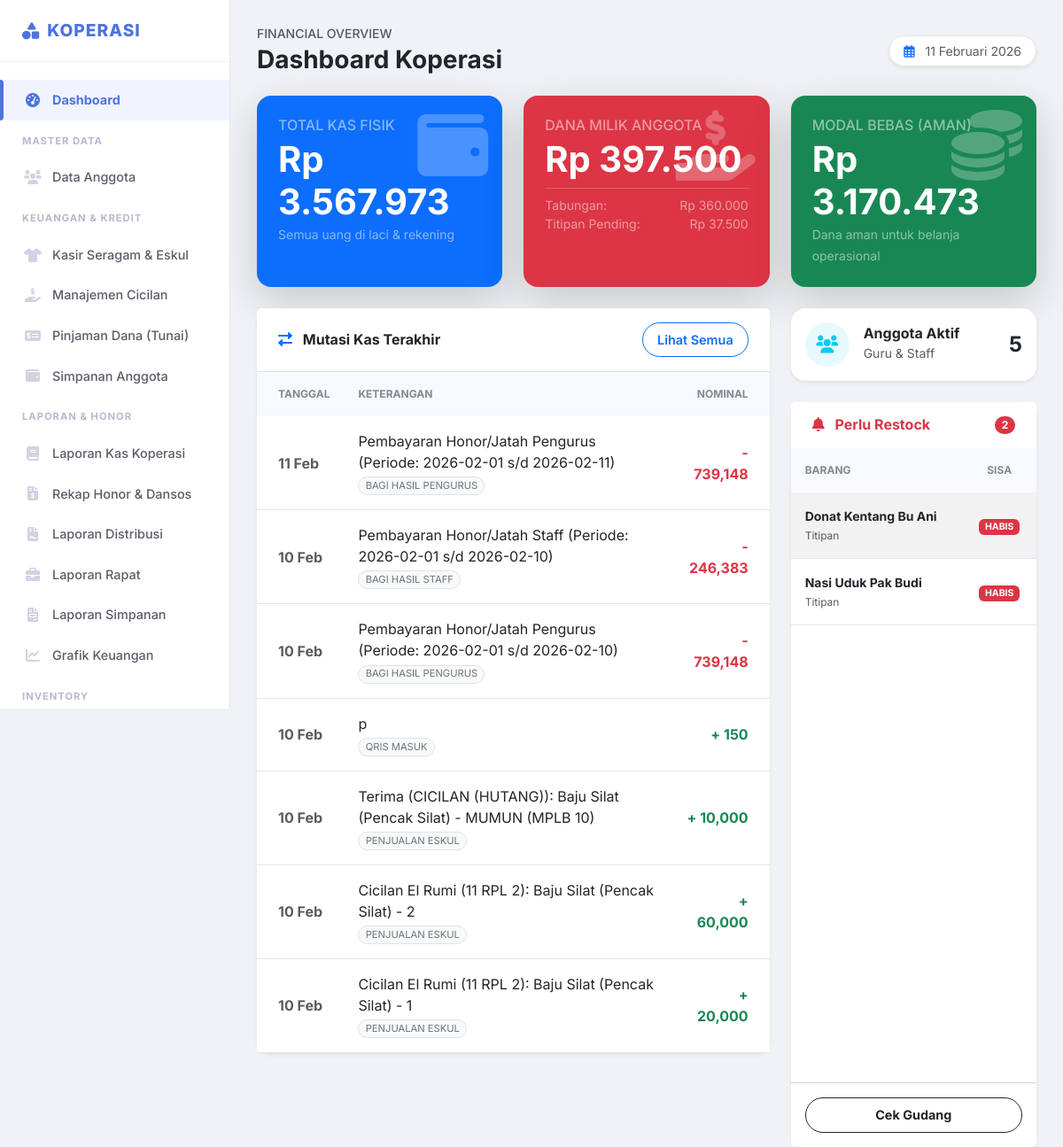
/index.php (signed in), run on the app's committed database.
### tables this page shows
CREATE TABLE `transaksi_kas` (
  `id` int(11) NOT NULL,
  `tanggal` date NOT NULL,
  `kategori` varchar(100) NOT NULL,
  `arus` enum('masuk','keluar') NOT NULL,
  `jumlah` decimal(15,2) NOT NULL,
  `keterangan` text DEFAULT NULL,
  `user_id` int(11) DEFAULT NULL,
  `created_at` timestamp NOT NULL DEFAULT current_timestamp()
);

CREATE TABLE `titipan` (
  `id` int(11) NOT NULL,
  `anggota_id` int(11) NOT NULL,
  `nama_barang` varchar(100) NOT NULL,
  `tanggal_titip` date NOT NULL,
  `stok_awal` int(11) NOT NULL,
  `stok_terjual` int(11) DEFAULT 0,
  `harga_modal` decimal(15,2) NOT NULL,
  `harga_jual` decimal(15,2) NOT NULL,
  `status_bayar` enum('belum','lunas') DEFAULT 'belum',
  `created_at` timestamp NOT NULL DEFAULT current_timestamp()
);

### config/functions.php (called while the page is built, shortened)
<?php
function formatRp($angka){
    return "Rp " . number_format($angka, 0, ',', '.');
}
function tglIndo($tanggal){
    $bulan = array (
        1 => 'Januari', 'Februari', 'Maret', 'April', 'Mei', 'Juni',
        'Juli', 'Agustus', 'September', 'Oktober', 'November', 'Desember'
    );
    $pecahkan = explode('-', $tanggal);
    return $pecahkan[2] . ' ' . $bulan[ (int)$pecahkan[1] ] . ' ' . $pecahkan[0];
}
?>

### pages/dashboard.php (the view, shortened to what this page needs)
<?php
$q_kas = $pdo->query("SELECT SUM(CASE WHEN arus = 'masuk' THEN jumlah ELSE -jumlah END) as saldo FROM transaksi_kas")->fetch();
$kas_fisik = $q_kas['saldo'] ?? 0;
$q_simp = $pdo->query("SELECT SUM(CASE WHEN tipe_transaksi='setor' THEN jumlah ELSE -jumlah END) as saldo FROM simpanan")->fetch();
$total_tabungan = $q_simp['saldo'] ?? 0;
$q_titip = $pdo->query("SELECT SUM(stok_terjual * harga_modal) as hutang FROM titipan")->fetch();
$hutang_titipan = $q_titip['hutang'] ?? 0;
$total_kewajiban = $total_tabungan + $hutang_titipan;
$dana_bebas = $kas_fisik - $total_kewajiban;
$q_anggota = $pdo->query("SELECT COUNT(*) as total FROM anggota WHERE status_aktif=1")->fetch();
$jml_anggota = $q_anggota['total'];
$limit_stok = 5;
$stok_menipis_list = [];
try {
    $sql = "SELECT id, nama_barang as nama, 'Koperasi' as jenis, stok as sisa FROM stok_koperasi WHERE stok <= $limit_stok";
    $stok_menipis_list = array_merge($stok_menipis_list, $pdo->query($sql)->fetchAll());
} catch (Exception $e) {}
try {
    $sql = "SELECT id, nama_barang as nama, 'Titipan' as jenis, (stok_awal - stok_terjual) as sisa FROM titipan WHERE (stok_awal - stok_terjual) <= $limit_stok";
    $stok_menipis_list = array_merge($stok_menipis_list, $pdo->query($sql)->fetchAll());
} catch (Exception $e) {}
$total_alert = count($stok_menipis_list);
$recent_trx = $pdo->query("SELECT * FROM transaksi_kas ORDER BY tanggal DESC, id DESC LIMIT 7")->fetchAll();
?>
<div class="d-flex justify-content-between align-items-center mb-4">
    <div>
        <h6 class="text-muted text-uppercase small ls-1 mb-1">Financial Overview</h6>
        <h2 class="h3 fw-bold mb-0 text-dark">Dashboard Koperasi</h2>
    </div>
    <div class="d-none d-md-block">
        <span class="bg-white px-3 py-2 rounded-pill shadow-sm text-muted small border">
            <i class="far fa-calendar-alt me-2 text-primary"></i> <?= tglIndo(date('Y-m-d')) ?>
        </span>
    </div>
</div>
<div class="row g-4 mb-4">
    <div class="col-xl-4 col-md-6">
        <div class="card bg-primary text-white h-100 overflow-hidden border-0 shadow-lg rounded-4">
            <div class="card-body position-relative p-4">
                <div class="position-absolute top-0 end-0 opacity-25 m-3"><i class="fas fa-wallet fa-5x"></i></div>
                <h6 class="text-uppercase text-white-50 ls-1 mb-1">Total Kas Fisik</h6>
                <h2 class="display-6 fw-bold mb-0"><?= formatRp($kas_fisik) ?></h2>
                <small class="text-white-50">Semua uang di laci & rekening</small>
            </div>
        </div>
    </div>
    <div class="col-xl-4 col-md-6">
        <div class="card bg-danger text-white h-100 overflow-hidden border-0 shadow-lg rounded-4">
            <div class="card-body position-relative p-4">
                <div class="position-absolute top-0 end-0 opacity-25 m-3"><i class="fas fa-hand-holding-usd fa-5x"></i></div>
                <h6 class="text-uppercase text-white-50 ls-1 mb-1">Dana Milik Anggota</h6>
                <h2 class="display-6 fw-bold mb-0"><?= formatRp($total_kewajiban) ?></h2>
                <div class="mt-2 small text-white-50 border-top pt-2" style="border-color: rgba(255,255,255,0.2) !important;">
                    <div class="d-flex justify-content-between">
                        <span>Tabungan:</span> <span><?= formatRp($total_tabungan) ?></span>
                    </div>
                    <div class="d-flex justify-content-between">
                        <span>Titipan Pending:</span> <span><?= formatRp($hutang_titipan) ?></span>
                    </div>
                </div>
            </div>
        </div>
    </div>
    <div class="col-xl-4 col-md-6">
        <div class="card bg-success text-white h-100 overflow-hidden border-0 shadow-lg rounded-4">
            <div class="card-body position-relative p-4">
                <div class="position-absolute top-0 end-0 opacity-25 m-3"><i class="fas fa-coins fa-5x"></i></div>
                <h6 class="text-uppercase text-white-50 ls-1 mb-1">Modal Bebas (Aman)</h6>
                <h2 class="display-6 fw-bold mb-0"><?= formatRp($dana_bebas) ?></h2>
                <small class="text-white-50">Dana aman untuk belanja operasional</small>
            </div>
        </div>
    </div>
</div>
<div class="row g-4">
    <div class="col-lg-8">
        <div class="card h-100 border-0 shadow-sm rounded-4">
            <div class="card-header bg-white py-3 border-bottom d-flex justify-content-between align-items-center">
                <h6 class="fw-bold text-dark m-0"><i class="fas fa-exchange-alt me-2 text-primary"></i> Mutasi Kas Terakhir</h6>
                <a href="kas/laporan_kas" class="btn btn-sm btn-outline-primary rounded-pill px-3">Lihat Semua</a>
            </div>
            <div class="table-responsive">
                <table class="table table-hover align-middle mb-0">
                    <thead class="bg-light">
                        <tr>
                            <th class="ps-4">Tanggal</th>
                            <th>Keterangan</th>
                            <th class="text-end pe-4">Nominal</th>
                        </tr>
                    </thead>
                    <tbody>
                        <?php foreach($recent_trx as $row): ?>
                        <tr>
                            <td class="ps-4 text-muted fw-bold"><?= date('d M', strtotime($row['tanggal'])) ?></td>
                            <td>
                                <span class="d-block text-dark"><?= htmlspecialchars($row['keterangan']) ?></span>
                                <span class="badge bg-light text-secondary border rounded-pill fw-normal" style="font-size: 0.7rem;">
                                    <?= strtoupper(str_replace('_', ' ', $row['kategori'])) ?>
                                </span>
                            </td>
                            <td class="text-end pe-4">
                                <?php if($row['arus'] == 'masuk'): ?>
                                    <span class="text-success fw-bold">+ <?= number_format($row['jumlah']) ?></span>
                                <?php else: ?>
                                    <span class="text-danger fw-bold">- <?= number_format($row['jumlah']) ?></span>
                                <?php endif; ?>
                            </td>
                        </tr>
                        <?php endforeach; ?>
                    </tbody>
                </table>
            </div>
        </div>
    </div>
    <div class="col-lg-4">
        <div class="card border-0 shadow-sm rounded-4 mb-4">
            <div class="card-body">
                <div class="d-flex align-items-center">
                    <div class="flex-shrink-0">
                        <div class="bg-info bg-opacity-10 text-info rounded-circle d-flex align-items-center justify-content-center" style="width: 50px; height: 50px;">
                            <i class="fas fa-users fa-lg"></i>
                        </div>
                    </div>
                    <div class="flex-grow-1 ms-3">
                        <h6 class="mb-0 fw-bold">Anggota Aktif</h6>
                        <small class="text-muted">Guru & Staff</small>
                    </div>
                    <div class="fw-bold fs-4 text-dark"><?= $jml_anggota ?></div>
                </div>
            </div>
        </div>
        <div class="card h-100 border-0 shadow-sm rounded-4">
            <div class="card-header bg-white py-3 border-bottom-0 d-flex justify-content-between align-items-center">
                <h6 class="fw-bold text-danger m-0"><i class="fas fa-bell me-2"></i> Perlu Restock</h6>
                <span class="badge bg-danger rounded-pill"><?= $total_alert ?></span>
            </div>
            <div class="card-body p-0">
                <?php if($total_alert > 0): ?>
                <div class="table-responsive" style="max-height: 300px;">
                    <table class="table table-striped table-hover mb-0 small">
                        <thead class="bg-light text-muted">
                            <tr>
                                <th class="ps-3">Barang</th>
                                <th class="text-center pe-3">Sisa</th>
                            </tr>
                        </thead>
                        <tbody>
                            <?php foreach($stok_menipis_list as $brg): ?>
                            <tr>
                                <td class="ps-3">
                                    <span class="fw-bold d-block text-dark"><?= htmlspecialchars($brg['nama']) ?></span>
                                    <span class="text-muted" style="font-size: 0.75rem;"><?= $brg['jenis'] ?></span>
                                </td>
                                <td class="text-center pe-3">
                                    <?php if($brg['sisa'] <= 0): ?>
                                        <span class="badge bg-danger">HABIS</span>
                                    <?php else: ?>
                                        <span class="fw-bold text-danger"><?= $brg['sisa'] ?></span>
                                    <?php endif; ?>
                                </td>
                            </tr>
                            <?php endforeach; ?>
                        </tbody>
                    </table>
                </div>
                <?php endif; ?>
            </div>
            <div class="card-footer bg-white text-center p-3">
                <div class="d-grid gap-2">
                    <a href="inventory/stok_koperasi" class="btn btn-outline-dark btn-sm rounded-pill fw-bold">Cek Gudang</a>
                </div>
            </div>
        </div>
    </div>
</div>

### index.php (style rules this page uses)
:root { --primary: #4e73df; --primary-dark: #224abe; --success: #1cc88a; --info: #36b9cc; --warning: #f6c23e; --danger: #e74a3b; --dark: #2c3e50; --light: #f8f9fc; }
body { font-family: 'Inter', sans-serif; background-color: #f0f2f5; color: #5a5c69; overflow-x: hidden; }
.card { border: none; border-radius: 12px; box-shadow: 0 0.15rem 1.75rem 0 rgba(58, 59, 69, 0.05); background: #fff; transition: box-shadow 0.2s; }
.card-header { background: #fff; border-bottom: 1px solid #e3e6f0; padding: 1.2rem 1.5rem; font-weight: 700; color: var(--primary); }
.btn { padding: 0.5rem 1rem; border-radius: 8px; font-weight: 600; font-size: 0.9rem; }
.table thead th { background: #f8f9fc; color: #858796; font-weight: 700; text-transform: uppercase; font-size: 0.75rem; border-bottom: 0; padding: 1rem; }
.table td { padding: 1rem; vertical-align: middle; color: #5a5c69; border-bottom: 1px solid #e3e6f0; }

### data on the page
transaksi_kas: tanggal "11 Feb", keterangan "Pembayaran Honor/Jatah Pengurus (Periode: 2026-02-01 s/d 2026-02-11)", kategori "BAGI HASIL PENGURUS", jumlah "739,148"
transaksi_kas: tanggal "10 Feb", keterangan "Pembayaran Honor/Jatah Staff (Periode: 2026-02-01 s/d 2026-02-10)", kategori "BAGI HASIL STAFF", jumlah "246,383"
transaksi_kas: tanggal "10 Feb", keterangan "Pembayaran Honor/Jatah Pengurus (Periode: 2026-02-01 s/d 2026-02-10)", kategori "BAGI HASIL PENGURUS", jumlah "739,148"
transaksi_kas: tanggal "10 Feb", keterangan "p", kategori "QRIS MASUK", jumlah "150"
transaksi_kas: tanggal "10 Feb", keterangan "Terima (CICILAN (HUTANG)): Baju Silat (Pencak Silat) - MUMUN (MPLB 10)", kategori "PENJUALAN ESKUL", jumlah "10,000"
transaksi_kas: tanggal "10 Feb", keterangan "Cicilan El Rumi (11 RPL 2): Baju Silat (Pencak Silat) - 2", kategori "PENJUALAN ESKUL", jumlah "60,000"
transaksi_kas: tanggal "10 Feb", keterangan "Cicilan El Rumi (11 RPL 2): Baju Silat (Pencak Silat) - 1", kategori "PENJUALAN ESKUL", jumlah "20,000"
titipan: nama_barang "Donat Kentang Bu Ani", jenis "Titipan"
titipan: nama_barang "Nasi Uduk Pak Budi", jenis "Titipan"

### other printed values
formatRp($kas_fisik) "Rp 3.567.973"
formatRp($total_kewajiban) "Rp 397.500"
formatRp($total_tabungan) "Rp 360.000"
formatRp($hutang_titipan) "Rp 37.500"
formatRp($dana_bebas) "Rp 3.170.473"
$jml_anggota "5"
$total_alert "2"
